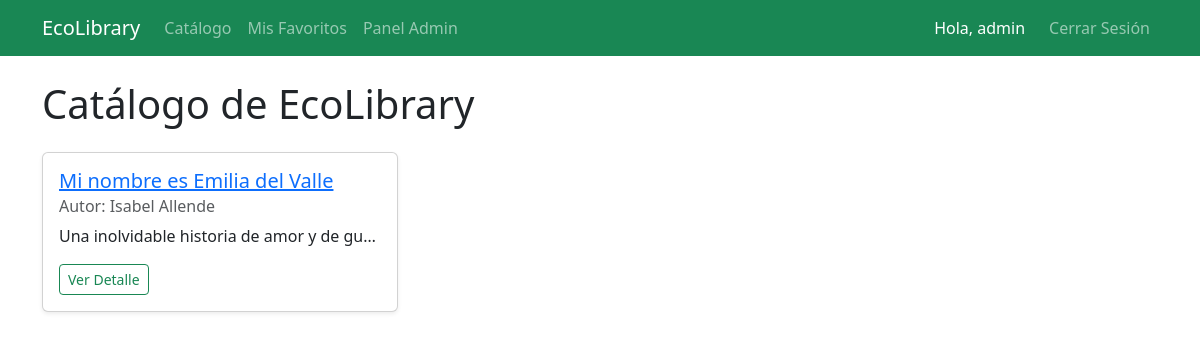
The app's page / (signed in) with its own data.
### core/models.py (models this page shows, shortened)
class Libro(models.Model):
    titulo = models.CharField(max_length=200)
    autor = models.CharField(max_length=100)
    descripcion = models.TextField(verbose_name="Descripción breve")
    categoria = models.CharField(max_length=100)
    anio_publicacion = models.PositiveIntegerField(verbose_name="Año de publicación")
    imagen = models.ImageField(upload_to='covers/', blank=True, null=True, verbose_name="Portada del Libro")

### core/views.py (the view)
# urls.py: path('', views.LibroListView.as_view(), name='lista_libros'),
class LibroListView(ListView):
    model = Libro
    template_name = 'core/lista_libros.html'
    context_object_name = 'libros'

### core/templates/core/lista_libros.html (shortened to what this page needs)
{% extends "core/base.html" %}
{% block content %}
<h1 class="mb-4">Catálogo de EcoLibrary</h1>
<div class="row">
    {% for libro in libros %}
    <div class="col-md-4 mb-4">
        <div class="card h-100 shadow-sm">
            <div class="card-body">
                <h5 class="card-title"><a href="{% url 'detalle_libro' pk=libro.pk %}">{{ libro.titulo }}</a></h5>
                <h6 class="card-subtitle mb-2 text-muted">Autor: {{ libro.autor }}</h6>
                <p class="card-text text-truncate">{{ libro.descripcion }}</p>
                <a href="{% url 'detalle_libro' pk=libro.pk %}" class="btn btn-sm btn-outline-success">Ver Detalle</a>
            </div>
        </div>
    </div>
    {% empty %}
    <div class="col-12">
        <div class="alert alert-warning">No hay libros disponibles en el catálogo.</div>
    </div>
    {% endfor %}
</div>
{% endblock %}

### core/templates/core/base.html (shortened to what this page needs)
<!DOCTYPE html>
<html lang="es">
<head>
    <link href="https://cdn.jsdelivr.net/npm/bootstrap@5.3.0/dist/css/bootstrap.min.css" rel="stylesheet">
</head>
<body>
    <nav class="navbar navbar-expand-lg navbar-dark bg-success">
        <div class="container">
            <a class="navbar-brand" href="{% url 'lista_libros' %}">EcoLibrary</a>
            <div class="collapse navbar-collapse" id="navbarNav">
                <ul class="navbar-nav me-auto">
                    <li class="nav-item">
                        <a class="nav-link" href="{% url 'lista_libros' %}">Catálogo</a>
                    </li>
                    {% if user.is_authenticated %}
                    <li class="nav-item">
                        <a class="nav-link" href="{% url 'lista_favoritos' %}">Mis Favoritos</a>
                    </li>
                    {% if user.is_staff %}
                    <li class="nav-item">
                        <a class="nav-link" href="{% url 'admin:index' %}">Panel Admin</a>
                    </li>
                    {% endif %}
                    {% endif %}
                </ul>
                <ul class="navbar-nav">
                    {% if user.is_authenticated %}
                    <li class="nav-item">
                        <span class="nav-link text-white">Hola, {{ user.username }}</span>
                    </li>
                    <li class="nav-item">
                        <form method="post" action="{% url 'logout' %}" class="d-inline">
                            <button type="submit" class="nav-link btn btn-outline-light ms-2">
                                Cerrar Sesión
                            </button>
                        </form>
                    </li>
                    {% endif %}
                </ul>
            </div>
        </div>
    </nav>
    <div class="container mt-4">
        {% block content %}
        {% endblock %}
    </div>
</body>
</html>

### records on screen
Libro: titulo "Mi nombre es Emilia del Valle", autor "Isabel Allende", descripcion "Una inolvidable historia de amor y de gu…"

### other values on screen
{{ user.username }} "admin"
